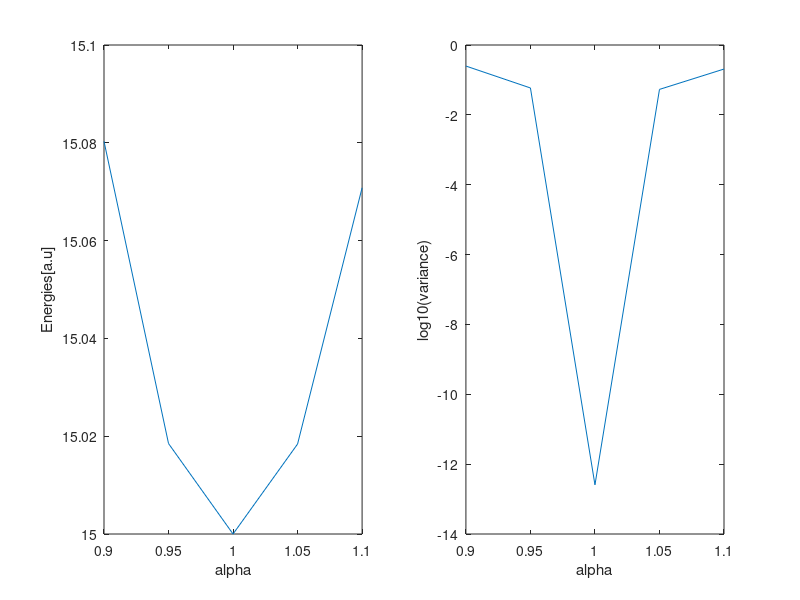

MATLAB code to generate this figure:
alpha = csvread('alpha.csv');
energies = csvread('energies.csv');
variances = csvread('variances.csv');
start = 1;

subplot(1,2,1);
plot(alpha(start:end),energies(start:end));
xlabel('alpha');
ylabel('Energies[a.u]');

subplot(1,2,2);
plot(alpha(start:end),log10(variances(start:end)));
xlabel('alpha');
ylabel('log10(variance)');